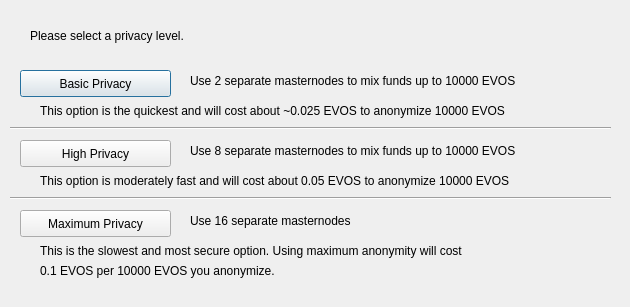
<?xml version="1.0" encoding="UTF-8"?>
<ui version="4.0">
 <class>ObfuscationConfig</class>
 <widget class="QDialog" name="ObfuscationConfig">
  <property name="geometry">
   <rect>
    <x>0</x>
    <y>0</y>
    <width>630</width>
    <height>307</height>
   </rect>
  </property>
  <property name="windowTitle">
   <string>Configure Obfuscation</string>
  </property>
  <widget class="QPushButton" name="buttonBasic">
   <property name="geometry">
    <rect>
     <x>20</x>
     <y>70</y>
     <width>151</width>
     <height>27</height>
    </rect>
   </property>
   <property name="text">
    <string>Basic Privacy</string>
   </property>
  </widget>
  <widget class="QPushButton" name="buttonHigh">
   <property name="geometry">
    <rect>
     <x>20</x>
     <y>140</y>
     <width>151</width>
     <height>27</height>
    </rect>
   </property>
   <property name="text">
    <string>High Privacy</string>
   </property>
  </widget>
  <widget class="QPushButton" name="buttonMax">
   <property name="geometry">
    <rect>
     <x>20</x>
     <y>210</y>
     <width>151</width>
     <height>27</height>
    </rect>
   </property>
   <property name="text">
    <string>Maximum Privacy</string>
   </property>
  </widget>
  <widget class="QLabel" name="label">
   <property name="geometry">
    <rect>
     <x>30</x>
     <y>20</y>
     <width>571</width>
     <height>31</height>
    </rect>
   </property>
   <property name="text">
    <string>Please select a privacy level.</string>
   </property>
  </widget>
  <widget class="QLabel" name="label_2">
   <property name="geometry">
    <rect>
     <x>190</x>
     <y>70</y>
     <width>421</width>
     <height>21</height>
    </rect>
   </property>
   <property name="text">
    <string>Use 2 separate masternodes to mix funds up to 10000 EVOS</string>
   </property>
  </widget>
  <widget class="QLabel" name="label_3">
   <property name="geometry">
    <rect>
     <x>190</x>
     <y>140</y>
     <width>411</width>
     <height>21</height>
    </rect>
   </property>
   <property name="text">
    <string>Use 8 separate masternodes to mix funds up to 10000 EVOS</string>
   </property>
  </widget>
  <widget class="QLabel" name="label_4">
   <property name="geometry">
    <rect>
     <x>190</x>
     <y>210</y>
     <width>421</width>
     <height>21</height>
    </rect>
   </property>
   <property name="text">
    <string>Use 16 separate masternodes</string>
   </property>
  </widget>
  <widget class="QLabel" name="label_6">
   <property name="geometry">
    <rect>
     <x>40</x>
     <y>100</y>
     <width>561</width>
     <height>21</height>
    </rect>
   </property>
   <property name="text">
    <string>This option is the quickest and will cost about ~0.025 EVOS to anonymize 10000 EVOS</string>
   </property>
  </widget>
  <widget class="QLabel" name="label_7">
   <property name="geometry">
    <rect>
     <x>40</x>
     <y>170</y>
     <width>561</width>
     <height>21</height>
    </rect>
   </property>
   <property name="text">
    <string>This option is moderately fast and will cost about 0.05 EVOS to anonymize 10000 EVOS</string>
   </property>
  </widget>
  <widget class="QLabel" name="label_8">
   <property name="geometry">
    <rect>
     <x>40</x>
     <y>240</y>
     <width>561</width>
     <height>21</height>
    </rect>
   </property>
   <property name="text">
    <string>This is the slowest and most secure option. Using maximum anonymity will cost</string>
   </property>
  </widget>
  <widget class="QLabel" name="label_9">
   <property name="geometry">
    <rect>
     <x>40</x>
     <y>260</y>
     <width>561</width>
     <height>21</height>
    </rect>
   </property>
   <property name="text">
    <string>0.1 EVOS per 10000 EVOS you anonymize.</string>
   </property>
  </widget>
  <widget class="Line" name="line">
   <property name="geometry">
    <rect>
     <x>10</x>
     <y>120</y>
     <width>601</width>
     <height>16</height>
    </rect>
   </property>
   <property name="orientation">
    <enum>Qt::Horizontal</enum>
   </property>
  </widget>
  <widget class="Line" name="line_2">
   <property name="geometry">
    <rect>
     <x>10</x>
     <y>190</y>
     <width>601</width>
     <height>16</height>
    </rect>
   </property>
   <property name="orientation">
    <enum>Qt::Horizontal</enum>
   </property>
  </widget>
 </widget>
 <resources/>
 <connections/>
</ui>
